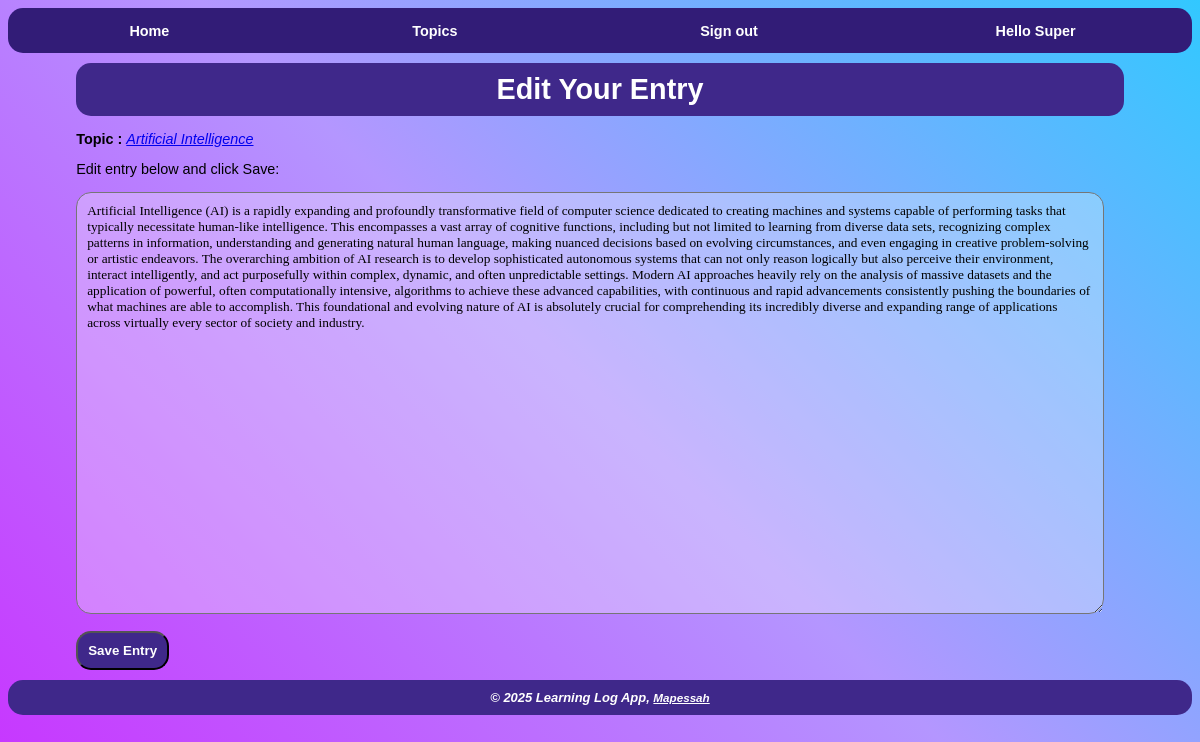
/edit_entry/31/ (signed in), run on the app's committed database.
### learning_log/models.py (models this page shows, shortened)
class Topic(models.Model):
    text = models.CharField(max_length=200)
    owner = models.ForeignKey(User, on_delete=models.CASCADE)
    date_added = models.DateTimeField(auto_now_add=True)

class Entry(models.Model):
    topic = models.ForeignKey(Topic, on_delete=models.CASCADE)
    text = models.TextField()
    date_added = models.DateTimeField(auto_now_add=True)
    class Meta:
        verbose_name_plural = 'entries'

### learning_log/views.py (the view)
# urls.py: path('edit_entry/<int:entry_id>/', views.edit_entry, name='edit_entry'),
@login_required
def edit_entry(request, entry_id):
    entry = Entry.objects.get(id=entry_id)
    topic = entry.topic
    if request.user != topic.owner:
        raise Http404
    if request.method != 'POST':
        form = EntryForm(instance=entry)
    else:
        form = EntryForm(instance=entry, data=request.POST)
        if form.is_valid():
            form.save()
            return redirect('learning_log:topic', topic_id=topic.id)
    context = {'form': form, 'entry': entry, 'topic': topic}
    return render(request, 'learning_log/edit_entry.html', context)

### learning_log/forms.py
class EntryForm(forms.ModelForm):
    class Meta:
        model = Entry
        fields = ['text']
        labels = {'text': ''}

### learning_log/templates/learning_log/edit_entry.html (shortened to what this page needs)
{% extends 'learning_log/base.html' %}
{% block content %}
    <div id="edit-entry-form-page">
        <h1>Edit Your Entry</h1>
        <p>
            <b>Topic :</b>
            <a href="{% url 'learning_log:topic' topic.id %}"> <i>{{ topic.text }}</i></a>
        </p>
        Edit entry below and click Save:
        <form action="{% url 'learning_log:edit_entry' entry.id %}" method="post">
            {{ form.as_p }}
            <button name="submit" id="edit-entry-form-button">Save Entry</button>
        </form>
    </div>
{% endblock content %}

### learning_log/templates/learning_log/base.html (shortened to what this page needs)
{% load static %}
<!DOCTYPE html>
<html>
    <head>
        <link rel="stylesheet" href="{% static 'learning_log/css/base_styles.css' %}">
    </head>
    <body>
        <div id="body-content">
            <div id="navigation-bar">
                <p>
                    <div id="navigation-item">
                        <a href="{% url 'learning_log:index' %}">Home</a>
                    </div>
                    <div id="navigation-item">
                        <a href="{% url 'learning_log:topics' %}">Topics</a>
                    </div>
                {% if user.is_authenticated %}
                    <div id="navigation-item">
                        <form action="{% url 'accounts:logout' %}" method="post">
                            <button name="submit" id="logout-button">Sign out</button>
                        </form>
                    </div>
                    <div id="navigation-item">Hello <span id="username">{{ user.username }}</span></div>
                {% else %}
                    <div id="navigation-item"><a href="{% url 'accounts:login' %}">Login</a></div>
                    <div id="navigation-item"><a href="{% url 'accounts:register' %}">Register</a></div>
                {% endif %}
                </p>
            </div>
            <div id="block-content">
            {% block content %}
            {% endblock content %}
            </div>
            <div id="footer">
                &copy; 2025 Learning Log App,
                <a href="https://github.com/mapessah/">Mapessah</a>
            </div>
        </div>
    </body>
</html>

### learning_log/static/learning_log/css/base_styles.css (style rules this page uses)
body { background: linear-gradient(45deg, rgb(200,50, 255), rgb(180, 150, 255), rgb(50, 200, 255)); background-attachment: fixed; font-family: 'Franklin Gothic Medium', 'Arial Narrow', Arial, sans-serif; font-size: .9em; }
#block-content { padding: 10px; min-height: 75vh; display: flex; }
#edit-entry-form-page,#new-entry-form-page { margin: auto; width: 90%; }
#edit-entry-form-page form, #new-entry-form-page form { width: 97%; }
#navigation-bar { display: flex; background: rgb(50, 28, 119); height: 1.2cm; border-radius: 15px; }
#navigation-item { margin: auto; }
#navigation-item a, #navigation-bar a, #navigation-item, #logout-button { color: white; font-weight: bold; text-decoration: none; padding: 5px; background: none; border: none; font-size: 1em; }
#footer { background: rgb(63, 40, 138); padding: 10px; text-align: center; border-radius: 15px; }
#footer a, #footer { color: white; font-weight: bold; font-size: .9em; font-style: italic; }
h1, h2, h3 { background-color: rgb(63, 40, 138); color: white; text-align: center; padding: 10px; margin-top: 0; margin-bottom: 0; border-radius: 15px; }
#username { text-transform: capitalize; }
#new-topic-button, #edit-entry-form-button ,#new-entry-form-button, #new-entry-button, #edit-entry-button, #login-form-button, #registration-form-button { background-color: rgb(63, 40, 138); color: white; text-align: center; padding: 10px; text-decoration: none; font-weight: bold; border-radius: 15px; }
form { display:table; }
form textarea { background-color: rgba(250, 250, 250, .3); font-family: fantasy; padding: 10px; height: 50vh; border-radius: 15px; resize: vertical; width: 99%; }

### data on the page
Topic: text "Artificial Intelligence"
Entry: text "Artificial Intelligence (AI) is a rapidly expanding and profoundly transformative field of computer science dedicated to creating machines and systems capable of performing tasks that typically necessitate human-like intelligence. This encompasses a vast array of cognitive functions, including but not limited to learning from diverse data sets, recognizing complex patterns in information, understanding and generating natural human language, making nuanced decisions based on evolving circumstances, and even engaging in creative problem-solving or artistic endeavors. The overarching ambition of AI research is to develop sophisticated autonomous systems that can not only reason logically but…"

### other printed values
{{ user.username }} "Super"
